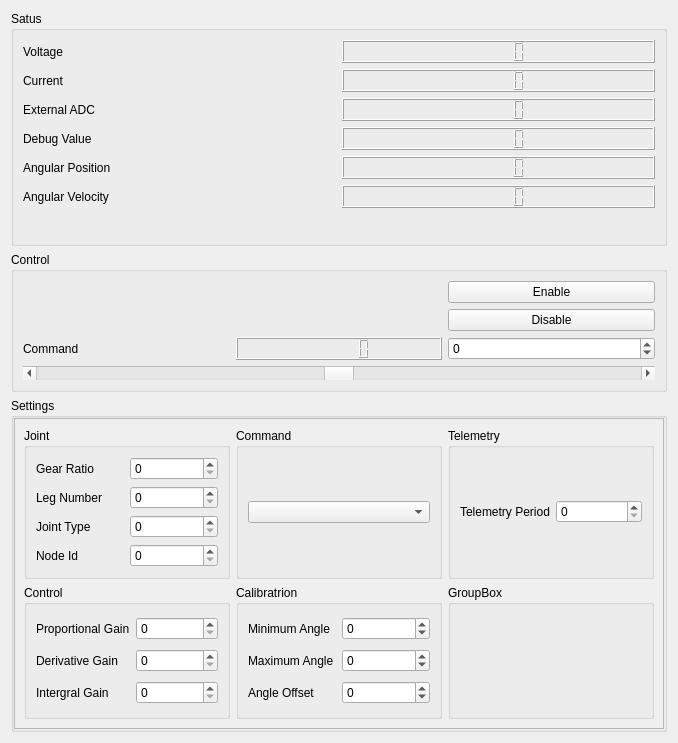
<?xml version="1.0" encoding="UTF-8"?>
<ui version="4.0">
 <class>JointControlWidget</class>
 <widget class="QWidget" name="JointControlWidget">
  <property name="geometry">
   <rect>
    <x>0</x>
    <y>0</y>
    <width>678</width>
    <height>743</height>
   </rect>
  </property>
  <property name="windowTitle">
   <string>Form</string>
  </property>
  <layout class="QVBoxLayout" name="verticalLayout">
   <item>
    <widget class="QGroupBox" name="groupBox">
     <property name="title">
      <string>Satus</string>
     </property>
     <layout class="QGridLayout" name="gridLayout">
      <item row="3" column="2">
       <widget class="QLabel" name="label_3">
        <property name="text">
         <string>External ADC</string>
        </property>
       </widget>
      </item>
      <item row="5" column="2">
       <widget class="QLabel" name="label_6">
        <property name="text">
         <string>Angular Position</string>
        </property>
       </widget>
      </item>
      <item row="3" column="3">
       <widget class="QLCDNumber" name="externalADCDisplay"/>
      </item>
      <item row="1" column="2">
       <widget class="QLabel" name="label">
        <property name="text">
         <string>Voltage</string>
        </property>
       </widget>
      </item>
      <item row="4" column="3">
       <widget class="QLCDNumber" name="debugDisplay"/>
      </item>
      <item row="2" column="3">
       <widget class="QLCDNumber" name="currentDisplay"/>
      </item>
      <item row="1" column="3">
       <widget class="QLCDNumber" name="voltageDisplay"/>
      </item>
      <item row="7" column="2" colspan="2">
       <layout class="QHBoxLayout" name="horizontalLayout">
        <item>
         <spacer name="horizontalSpacer">
          <property name="orientation">
           <enum>Qt::Horizontal</enum>
          </property>
          <property name="sizeHint" stdset="0">
           <size>
            <width>40</width>
            <height>20</height>
           </size>
          </property>
         </spacer>
        </item>
        <item>
         <widget class="QLabel" name="enableIcon">
          <property name="enabled">
           <bool>true</bool>
          </property>
          <property name="text">
           <string/>
          </property>
          <property name="pixmap">
           <pixmap resource="../resources/resources.qrc">:/icons/circle-check.svg</pixmap>
          </property>
         </widget>
        </item>
        <item>
         <widget class="QLabel" name="errorIcon">
          <property name="enabled">
           <bool>true</bool>
          </property>
          <property name="text">
           <string/>
          </property>
          <property name="pixmap">
           <pixmap resource="../resources/resources.qrc">:/icons/exclamation-circle.svg</pixmap>
          </property>
         </widget>
        </item>
        <item>
         <widget class="QLabel" name="movingIcon">
          <property name="enabled">
           <bool>true</bool>
          </property>
          <property name="text">
           <string/>
          </property>
          <property name="pixmap">
           <pixmap resource="../resources/resources.qrc">:/icons/run.svg</pixmap>
          </property>
         </widget>
        </item>
        <item>
         <widget class="QLabel" name="calibratingIcon">
          <property name="enabled">
           <bool>true</bool>
          </property>
          <property name="text">
           <string/>
          </property>
          <property name="pixmap">
           <pixmap resource="../resources/resources.qrc">:/icons/current-location-off.svg</pixmap>
          </property>
         </widget>
        </item>
        <item>
         <widget class="QLabel" name="calibratedIcon">
          <property name="enabled">
           <bool>true</bool>
          </property>
          <property name="text">
           <string/>
          </property>
          <property name="pixmap">
           <pixmap resource="../resources/resources.qrc">:/icons/direction-arrows.svg</pixmap>
          </property>
         </widget>
        </item>
        <item>
         <widget class="QLabel" name="directionIcon">
          <property name="enabled">
           <bool>true</bool>
          </property>
          <property name="text">
           <string/>
          </property>
          <property name="pixmap">
           <pixmap resource="../resources/resources.qrc">:/icons/rotate-clockwise.svg</pixmap>
          </property>
         </widget>
        </item>
       </layout>
      </item>
      <item row="4" column="2">
       <widget class="QLabel" name="label_5">
        <property name="text">
         <string>Debug Value</string>
        </property>
       </widget>
      </item>
      <item row="2" column="2">
       <widget class="QLabel" name="label_2">
        <property name="text">
         <string>Current</string>
        </property>
       </widget>
      </item>
      <item row="6" column="2">
       <widget class="QLabel" name="label_7">
        <property name="text">
         <string>Angular Velocity</string>
        </property>
       </widget>
      </item>
      <item row="5" column="3">
       <widget class="QLCDNumber" name="angularPositionDisplay"/>
      </item>
      <item row="6" column="3">
       <widget class="QLCDNumber" name="angularVelocityDisplay"/>
      </item>
     </layout>
    </widget>
   </item>
   <item>
    <widget class="QGroupBox" name="groupBox_2">
     <property name="title">
      <string>Control</string>
     </property>
     <layout class="QGridLayout" name="gridLayout_2">
      <item row="3" column="1">
       <widget class="QLCDNumber" name="commandDisplay">
        <property name="digitCount">
         <number>6</number>
        </property>
       </widget>
      </item>
      <item row="5" column="0" colspan="3">
       <widget class="QScrollBar" name="commandValueSlider">
        <property name="minimum">
         <number>-100</number>
        </property>
        <property name="maximum">
         <number>100</number>
        </property>
        <property name="tracking">
         <bool>true</bool>
        </property>
        <property name="orientation">
         <enum>Qt::Horizontal</enum>
        </property>
        <property name="invertedAppearance">
         <bool>false</bool>
        </property>
        <property name="invertedControls">
         <bool>false</bool>
        </property>
       </widget>
      </item>
      <item row="3" column="0">
       <widget class="QLabel" name="label_4">
        <property name="text">
         <string>Command</string>
        </property>
       </widget>
      </item>
      <item row="1" column="2">
       <widget class="QPushButton" name="enableButton">
        <property name="text">
         <string>Enable</string>
        </property>
       </widget>
      </item>
      <item row="2" column="2">
       <widget class="QPushButton" name="disableButton">
        <property name="text">
         <string>Disable</string>
        </property>
       </widget>
      </item>
      <item row="3" column="2">
       <widget class="QSpinBox" name="commandValueInput">
        <property name="minimum">
         <number>-100000</number>
        </property>
        <property name="maximum">
         <number>100000</number>
        </property>
       </widget>
      </item>
     </layout>
    </widget>
   </item>
   <item>
    <widget class="QGroupBox" name="groupBox_3">
     <property name="title">
      <string>Settings</string>
     </property>
     <layout class="QGridLayout" name="gridLayout_3">
      <property name="leftMargin">
       <number>0</number>
      </property>
      <property name="topMargin">
       <number>0</number>
      </property>
      <property name="rightMargin">
       <number>0</number>
      </property>
      <property name="bottomMargin">
       <number>0</number>
      </property>
      <item row="0" column="0">
       <widget class="QScrollArea" name="scrollArea">
        <property name="widgetResizable">
         <bool>true</bool>
        </property>
        <widget class="QWidget" name="scrollAreaWidgetContents">
         <property name="geometry">
          <rect>
           <x>0</x>
           <y>0</y>
           <width>638</width>
           <height>306</height>
          </rect>
         </property>
         <layout class="QGridLayout" name="gridLayout_7">
          <item row="0" column="1">
           <widget class="QGroupBox" name="groupBox_5">
            <property name="title">
             <string>Command</string>
            </property>
            <layout class="QGridLayout" name="gridLayout_5">
             <item row="0" column="0">
              <widget class="QComboBoxTimed" name="commandModeSelector"/>
             </item>
            </layout>
           </widget>
          </item>
          <item row="0" column="0">
           <widget class="QGroupBox" name="groupBox_4">
            <property name="title">
             <string>Joint</string>
            </property>
            <layout class="QGridLayout" name="gridLayout_6">
             <item row="4" column="1">
              <widget class="QSpinBoxTimed" name="jointTypeInput">
               <property name="maximum">
                <number>10000</number>
               </property>
              </widget>
             </item>
             <item row="3" column="1">
              <widget class="QSpinBoxTimed" name="legNumberInput">
               <property name="maximum">
                <number>10000</number>
               </property>
              </widget>
             </item>
             <item row="4" column="0">
              <widget class="QLabel" name="label_12">
               <property name="text">
                <string>Joint Type</string>
               </property>
              </widget>
             </item>
             <item row="3" column="0">
              <widget class="QLabel" name="label_9">
               <property name="text">
                <string>Leg Number</string>
               </property>
              </widget>
             </item>
             <item row="1" column="0">
              <widget class="QLabel" name="label_10">
               <property name="text">
                <string>Gear Ratio</string>
               </property>
              </widget>
             </item>
             <item row="1" column="1">
              <widget class="QSpinBoxTimed" name="gearRatioInput">
               <property name="maximum">
                <number>10000</number>
               </property>
              </widget>
             </item>
             <item row="7" column="1">
              <widget class="QSpinBoxTimed" name="nodeIdInput"/>
             </item>
             <item row="7" column="0">
              <widget class="QLabel" name="label_13">
               <property name="text">
                <string>Node Id</string>
               </property>
              </widget>
             </item>
            </layout>
           </widget>
          </item>
          <item row="1" column="0">
           <widget class="QGroupBox" name="groupBox_7">
            <property name="title">
             <string>Control</string>
            </property>
            <layout class="QGridLayout" name="gridLayout_8">
             <item row="0" column="1">
              <widget class="QSpinBoxTimed" name="proportionalGainInput">
               <property name="sizePolicy">
                <sizepolicy hsizetype="Minimum" vsizetype="Fixed">
                 <horstretch>0</horstretch>
                 <verstretch>0</verstretch>
                </sizepolicy>
               </property>
               <property name="maximum">
                <number>10000</number>
               </property>
              </widget>
             </item>
             <item row="3" column="0">
              <widget class="QLabel" name="label_16">
               <property name="text">
                <string>Intergral Gain</string>
               </property>
              </widget>
             </item>
             <item row="0" column="0">
              <widget class="QLabel" name="label_17">
               <property name="text">
                <string>Proportional Gain</string>
               </property>
              </widget>
             </item>
             <item row="3" column="1">
              <widget class="QSpinBoxTimed" name="integralGainInput">
               <property name="maximum">
                <number>10000</number>
               </property>
              </widget>
             </item>
             <item row="2" column="0">
              <widget class="QLabel" name="label_15">
               <property name="text">
                <string>Derivative Gain</string>
               </property>
              </widget>
             </item>
             <item row="2" column="1">
              <widget class="QSpinBoxTimed" name="derivativeGainInput">
               <property name="maximum">
                <number>10000</number>
               </property>
              </widget>
             </item>
            </layout>
           </widget>
          </item>
          <item row="1" column="1">
           <widget class="QGroupBox" name="groupBox_8">
            <property name="title">
             <string>Calibratrion</string>
            </property>
            <layout class="QGridLayout" name="gridLayout_9">
             <item row="0" column="0">
              <widget class="QLabel" name="label_11">
               <property name="text">
                <string>Minimum Angle</string>
               </property>
              </widget>
             </item>
             <item row="0" column="1">
              <widget class="QSpinBoxTimed" name="minAngleInput">
               <property name="minimum">
                <number>-10000</number>
               </property>
               <property name="maximum">
                <number>10000</number>
               </property>
              </widget>
             </item>
             <item row="1" column="0">
              <widget class="QLabel" name="label_14">
               <property name="text">
                <string>Maximum Angle</string>
               </property>
              </widget>
             </item>
             <item row="1" column="1">
              <widget class="QSpinBoxTimed" name="maxAngleInput">
               <property name="minimum">
                <number>-10000</number>
               </property>
               <property name="maximum">
                <number>10000</number>
               </property>
              </widget>
             </item>
             <item row="2" column="0">
              <widget class="QLabel" name="label_18">
               <property name="text">
                <string>Angle Offset</string>
               </property>
              </widget>
             </item>
             <item row="2" column="1">
              <widget class="QSpinBoxTimed" name="angleOffsetInput">
               <property name="minimum">
                <number>-10000</number>
               </property>
               <property name="maximum">
                <number>10000</number>
               </property>
              </widget>
             </item>
            </layout>
           </widget>
          </item>
          <item row="0" column="2">
           <widget class="QGroupBox" name="groupBox_6">
            <property name="title">
             <string>Telemetry</string>
            </property>
            <layout class="QGridLayout" name="gridLayout_4">
             <item row="0" column="0">
              <widget class="QLabel" name="label_8">
               <property name="text">
                <string>Telemetry Period</string>
               </property>
              </widget>
             </item>
             <item row="0" column="1">
              <widget class="QSpinBoxTimed" name="telemetryPeriodInput">
               <property name="maximum">
                <number>10000</number>
               </property>
              </widget>
             </item>
            </layout>
           </widget>
          </item>
          <item row="1" column="2">
           <widget class="QGroupBox" name="groupBox_9">
            <property name="title">
             <string>GroupBox</string>
            </property>
           </widget>
          </item>
         </layout>
        </widget>
       </widget>
      </item>
     </layout>
    </widget>
   </item>
  </layout>
 </widget>
 <customwidgets>
  <customwidget>
   <class>QSpinBoxTimed</class>
   <extends>QSpinBox</extends>
   <header>qspinboxtimed.h</header>
  </customwidget>
  <customwidget>
   <class>QComboBoxTimed</class>
   <extends>QComboBox</extends>
   <header>qcomboboxtimed.h</header>
  </customwidget>
 </customwidgets>
 <resources>
  <include location="../resources/resources.qrc"/>
 </resources>
 <connections/>
</ui>
